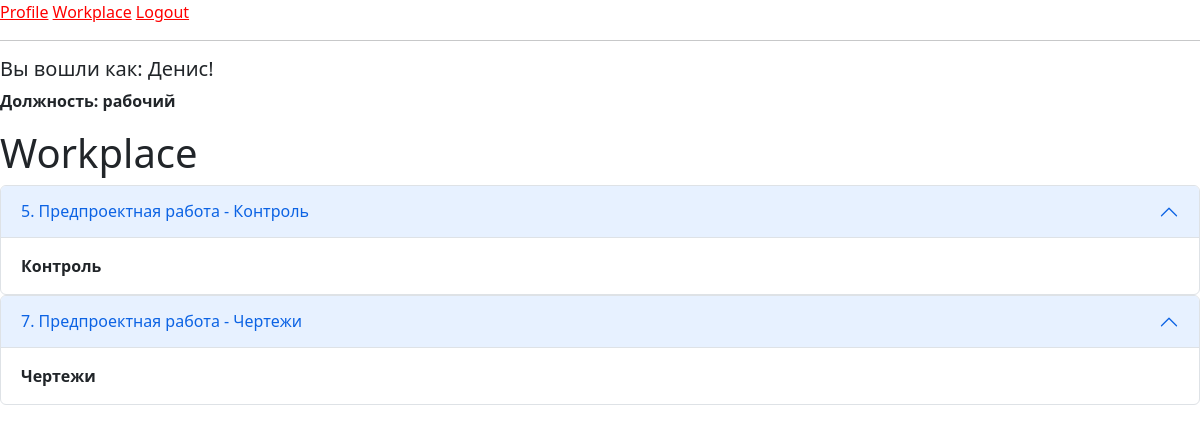
The page /workplace (signed in) on the database as committed earlier.
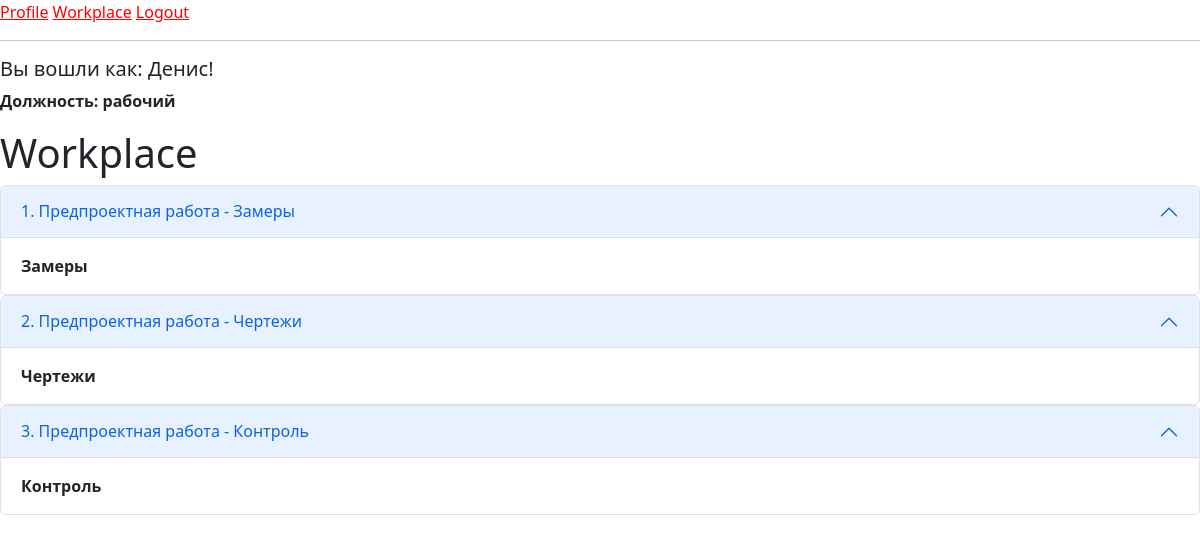
The same page on the database as committed later.
### app/models.py (models this page shows, shortened)
class PreProduct(db.Model):
    id = db.Column(db.Integer, primary_key=True)
    number_order_client = db.Column(db.Integer, db.ForeignKey('order_client.id'), nullable=False)
    work_type = db.Column(db.Integer, db.ForeignKey('works.id'), nullable=False)
    set_worker = db.Column(db.Integer, db.ForeignKey('user.id'))
    work = db.relationship('Works', backref='work', lazy='subquery')
    worker = db.relationship('User', backref='worker', lazy='subquery')

class Works(db.Model):
    id = db.Column(db.Integer, primary_key=True)
    work_title = db.Column(db.String(150))
    work_type = db.Column(db.String(150))

### app/routes.py (the view)
@app.route('/workplace', methods=['GET', 'POST'])
@login_required
def workplace():
    order_manufacture = PreProduct.query.filter_by(set_worker=current_user.id).all()
    return render_template("workplace.html", title='Workplace', order_manufacture=order_manufacture)

### app/models.py (called while the page is built)
@login.user_loader
def load_user(id):
    return User.query.get(int(id))

### app/templates/workplace.html
{% if current_user.specialization_id is ne(2)%}
{% extends "base_bootstrap.html" %}
{% else %}
{% extends "base.html" %}
{% endif %}
{% block content %}
<h1>Workplace</h1>
{% for order in order_manufacture %}
<div class="accordion" id="accordionPanelsStayOpenExample">
  <div class="accordion-item">
    <h2 class="accordion-header" id="panelsStayOpen-headingOne">
      <button class="accordion-button" type="button" data-bs-toggle="collapse" data-bs-target="#panelsStayOpen-collapseOne" aria-expanded="true" aria-controls="panelsStayOpen-collapseOne">
        {{order.id}}. {{order.work.work_title}} - {{order.work.work_type}}
      </button>
    </h2>
    <div id="panelsStayOpen-collapseOne" class="accordion-collapse collapse show" aria-labelledby="panelsStayOpen-headingOne">
      <div class="accordion-body">
        <strong>{{order.work.work_type}}</strong>
      </div>
    </div>
  </div>
</div>
{% endfor%}
{% endblock %}

Rows that differ between the two databases and show on the page:
removed PreProduct: id "5", work.work_title "Предпроектная работа", work.work_type "Контроль"
removed PreProduct: id "7", work.work_title "Предпроектная работа", work.work_type "Чертежи"
now on this page (row edited): PreProduct: id "1", work.work_title "Предпроектная работа", work.work_type "Замеры"
now on this page (row edited): PreProduct: id "2", work.work_title "Предпроектная работа", work.work_type "Чертежи"
now on this page (row edited): PreProduct: id "3", work.work_title "Предпроектная работа", work.work_type "Контроль"
